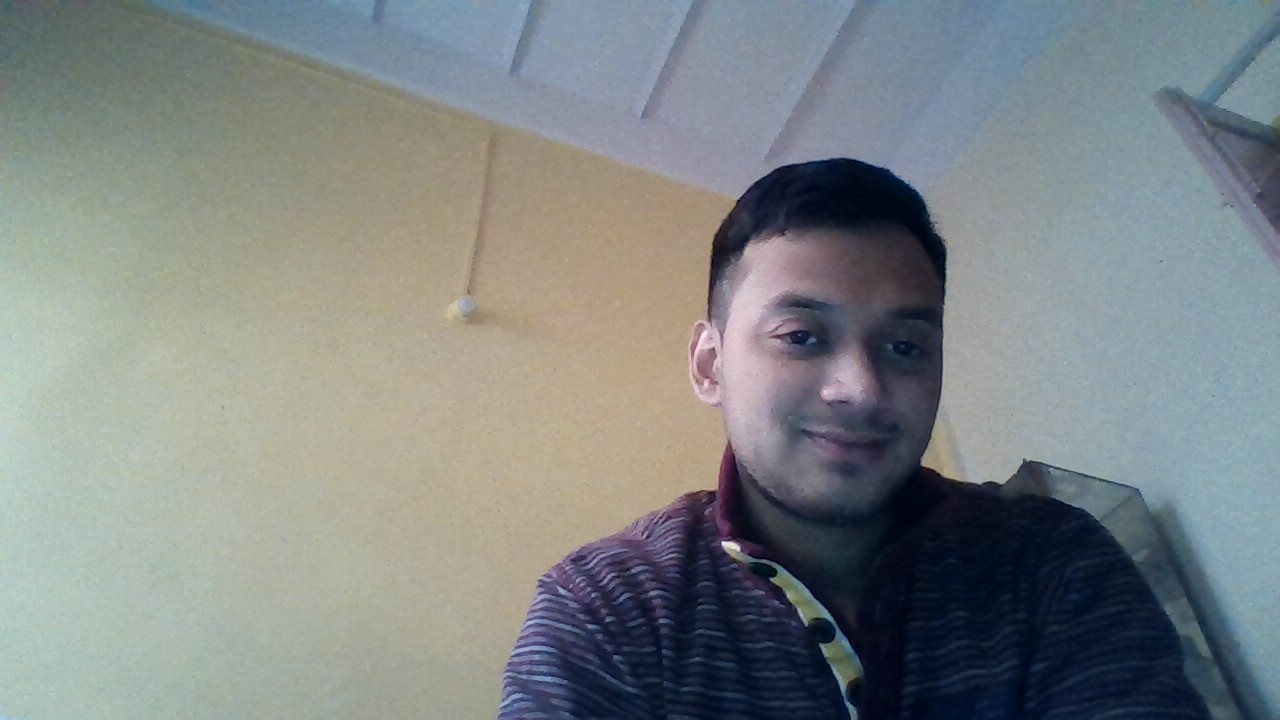
#> input picture pic2.jpg, 1280 x 720 px
$ python volleyball.py
#> lines starting #> are read from the running program, lines starting #| are printed output that depends on the picture; long printed decimals are rounded
import cv2
import math

def entropy(img):
    no_of_pixel=[0.0 for i in range(256)]
    r, c = img.shape
    for i in range(r):
        for j in range(c):
            no_of_pixel[img[i][j]]=no_of_pixel[img[i][j]] + 1
    no_occ=0
    for i in range(256):
        if no_of_pixel[i]!=0:
            no_occ=no_occ+1
    img_entropy=0.0
    for i in range(256):
        if no_of_pixel[i]!=0:
            l=math.log(no_of_pixel[i],2.0)
            img_entropy=img_entropy + ((no_of_pixel[i]/no_occ)*l)
    return img_entropy


img = cv2.imread('pic2.jpg',0)
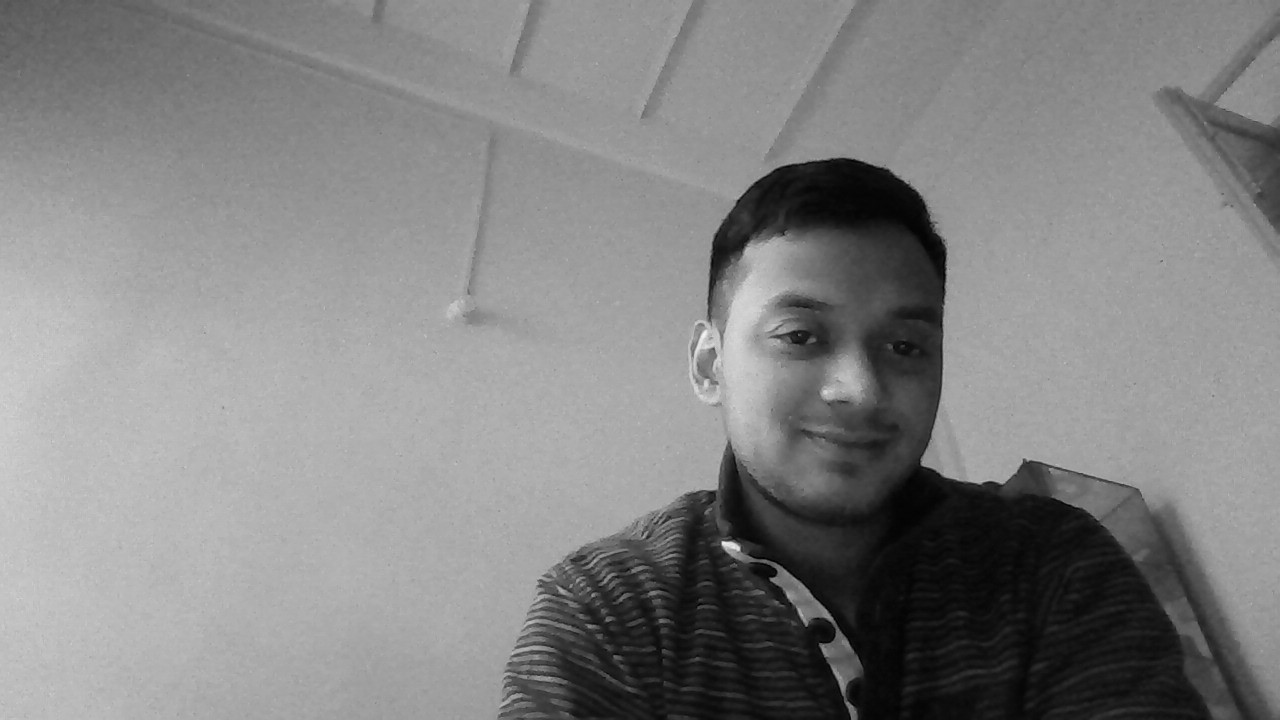
#> img: shape (720, 1280); min 0, max 245, mean 131.3
ent=entropy(img)
#> after the loop in entropy, `for i in range(r):`: no_of_pixel = 256 values, max 16144 at index 159, min 0 at index 230, mean 3600
#> after the loop in entropy, `for i in range(256):`: no_occ = 244
#> the loop in entropy, `for i in range(256):` made 256 passes
#> (l, img_entropy) on passes 1 to 12: (3.46, 0.156), (3.46, 0.312), (4.25, 0.643), (5.58, 1.74), (7.86, 9.25), (9.9, 48.09), (10.59, 115.1), (11.2, 223), (11.39, 348.6), (11.49, 483.6), (11.43, 612.6), (11.82, 787.1)
#> l on pass 100: 10.53
#> after the loop in entropy, `for i in range(256):`: img_entropy = 48002.4
#> ent = 48002.4
print(ent)
#| 48002.440

edges = cv2.Canny(img,0,100)
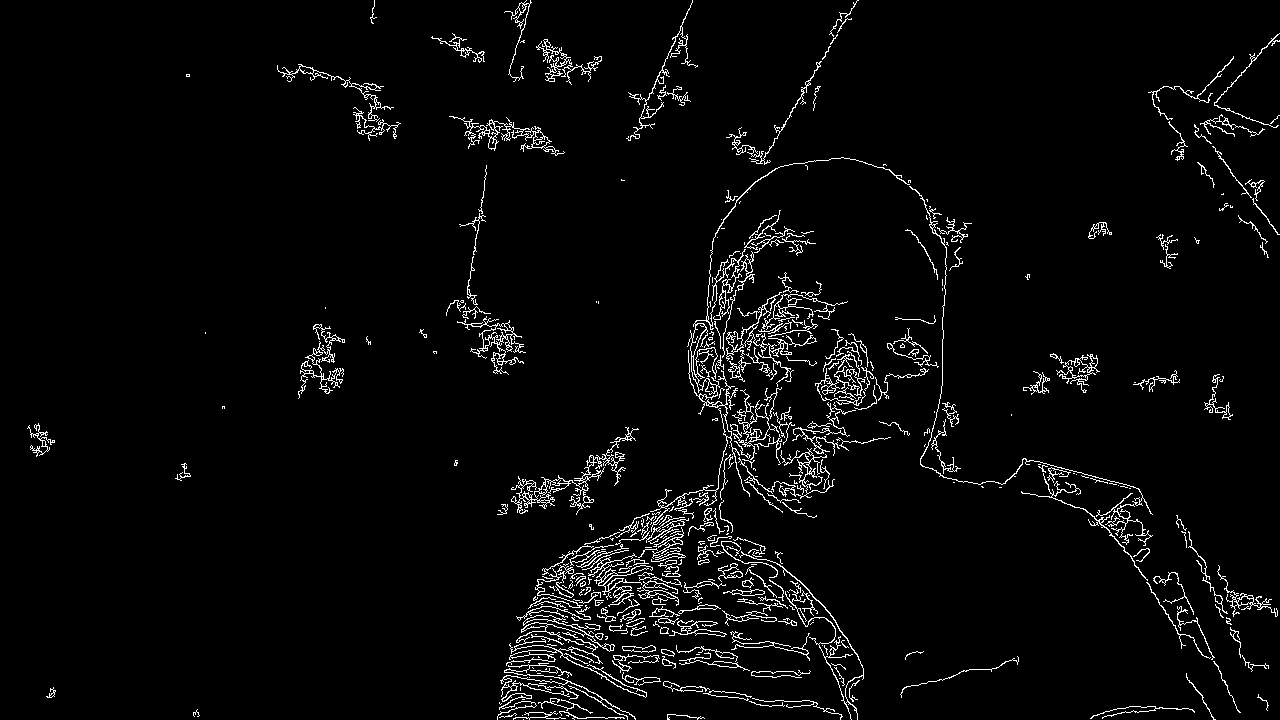
#> edges: shape (720, 1280); 3.5% white in thin lines or dots

r,c = edges.shape
#> r = 720; c = 1280

cnt=0
isum=0
for i in range(r):
    for j in range(c):
        if edges[i][j]!=0:
            cnt=cnt+1
            isum=isum+edges[i][j]
#> after the loop, cnt = 32266; isum = 8227830

print(cnt)
#| 32266
print(isum)
#| 8227830
#cv2.imshow('Edges',edges)
#cv2.waitKey()
